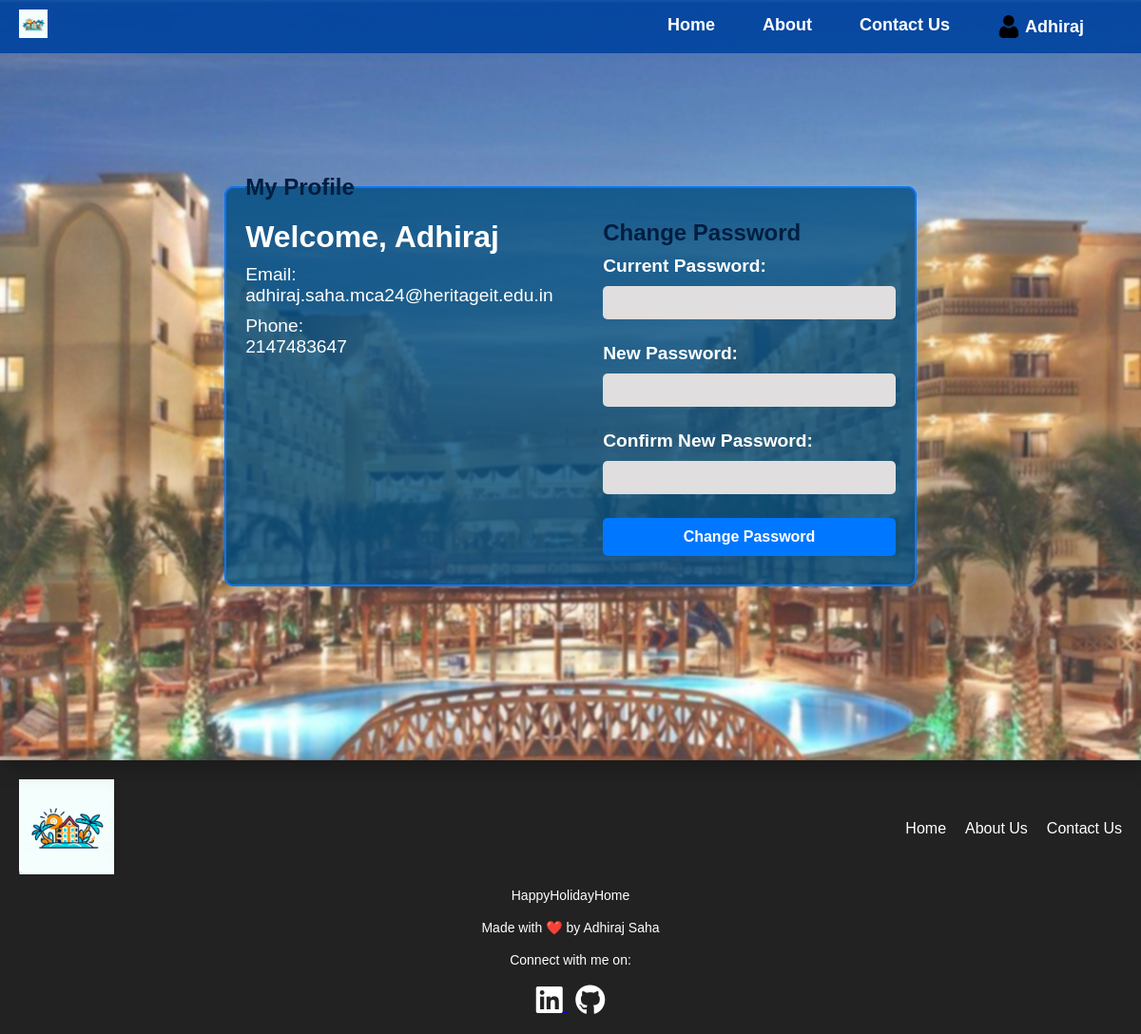
The page /users/profile.php (signed in) on the database its author committed.
### tables this page shows
CREATE TABLE `users` (
  `user_id` int(255) NOT NULL,
  `name` varchar(255) NOT NULL,
  `email` varchar(255) NOT NULL,
  `phone` varchar(20) NOT NULL,
  `password` varchar(255) NOT NULL
);

### users/profile.php (the view, shortened to what this page needs)
<?php
include("../inc/db.php");
$userID = $_SESSION['user_id'];
$sql = "SELECT * FROM users WHERE user_id = $userID";
$result = $con->query($sql);
if ($result->num_rows == 1) {
    $userData = $result->fetch_assoc();
    $userName = $userData['name'];
    $userEmail = $userData['email'];
    $userPhone = $userData['phone'];
} else {
    echo "Error: User data not found.";
    exit();
}
?>
<!DOCTYPE html>
<html lang="en">
<head>
    <link rel="stylesheet" href="https://cdnjs.cloudflare.com/ajax/libs/font-awesome/6.0.0-beta3/css/all.min.css">
    <link rel="stylesheet" href="../assets/css/profile.css">
    <link rel="stylesheet" href="../assets/css/header.css">
    <link rel="stylesheet" href="../assets/css/footer.css">
    <link rel="stylesheet" href="../assets/css/responsive.css">
</head>
<body>
    <?php include("../inc/header.php"); ?>
    <div class="container">
        <fieldset class="profile-fieldset">
            <legend>My Profile</legend>
            <div class="user-data">
                <div class="user-info">
                    <h1>Welcome, <?php echo $userName; ?></h1>
                    <p>Email: <br><?php echo $userEmail; ?></p>
                    <p>Phone: <br><?php echo $userPhone; ?></p>
                </div>
                <div class="password-change">
                    <h2>Change Password</h2>
                    <form action="" method="POST">
                        <label>Current Password:</label>
                        <input type="password" name="currentPassword" required>
                        <label>New Password:</label>
                        <input type="password" name="newPassword" required>
                        <label>Confirm New Password:</label>
                        <input type="password" name="confirmNewPassword" required>
                        <button type="submit" name="changePassword">Change Password</button>
                    </form>
                </div>
            </div>
        </fieldset>
    </div>
    <?php include("../inc/footer.php"); ?>
</body>
</html>

### assets/css/profile.css (style rules this page uses)
* { margin: 0; padding: 0; box-sizing: border-box; }
body { font-family: Arial, sans-serif; margin: 0; background: url('../img/profile-bg.jpg') center/cover no-repeat; color: white; }
.container { display: flex; justify-content: center; align-items: center; min-height: 100vh; background-color: rgba(255, 255, 255, 0.2); box-shadow: 5px 10px 20px rgba(0, 0, 0, 0.2); backdrop-filter: blur(1px); }
.profile-fieldset { border: 2px solid #0077ff; border-radius: 10px; padding: 20px; background-color: rgba(0, 77, 128, 0.8); }
.profile-fieldset legend { font-size: 1.5em; font-weight: bold; color: #001e40; }
.user-data { display: flex; justify-content: space-between; }
.user-info { width: 50%; padding-right: 20px; }
.user-info h1 { font-size: 2em; margin-bottom: 10px; }
.user-info p { font-size: 1.2em; margin-bottom: 10px; }
.password-change { width: 45%; }
.password-change h2 { font-size: 1.5em; color: #001e40; margin-bottom: 10px; }
label { font-size: 1.2em; display: block; margin: 10px 0; font-weight: bold; cursor: pointer; }
input { width: 100%; padding: 10px; margin-bottom: 15px; border: none; outline: none; background: #e0dede; border-radius: 5px; }
button { width: 100%; height: 40px; margin: 10px auto; color: white; background: #0077ff; font-size: 1em; font-weight: bold; border: none; border-radius: 5px; transition: .2s ease-in; cursor: pointer; }

### rows shown on the page
users: name "Adhiraj", email "adhiraj.saha.mca24@heritageit.edu.in", phone "2147483647"

### other values the page prints
$_SESSION['name'] "Adhiraj"
